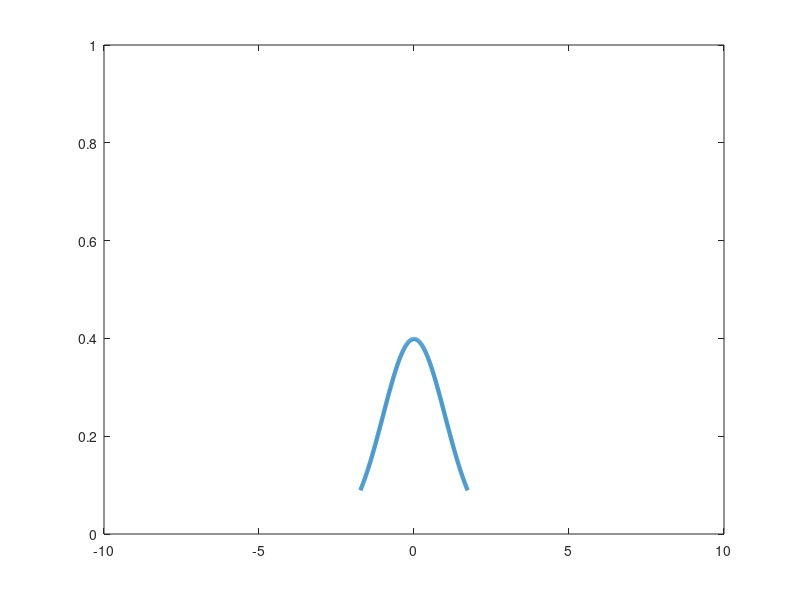

The MATLAB source for this figure: (Note: this script raises an error after producing the figure.)
clear all
close all 

%% plot confidence distribution
clf
x1=[0:1:1000];
z = zscore(x1);
C = normpdf(z,0,1);

plot(z,C,'LineWidth',3)
xlim([-10 10])
ylim([0 1])

set(gcf, 'Position', get(0,'Screensize')); % Maximize figure.

%% plot conditional probability
hold on
Y1=sigmoid(z,1,2)*.5+.5; % agreeing in confidence
Y2=sigmoid(z,1,-2)*.5+.5; % agreeing in uncertainty
Y3=sigmoid(z,1,2)*.5+.5;% accurate agreeing
Y4=sigmoid(z,1,-2)*.5+.5;% accurate agreeing

h1 = line([0 0],[1 0],'LineWidth',2,'LineStyle','--','color','b');

h2 = plot(z,Y1,'LineWidth',3,'color','r')
h3 = plot(z,Y2,'LineWidth',3,'color','b')
h4 = plot(z,Y3,'LineWidth',3,'color','r','LineStyle','--')
h5 = plot(z,Y4,'LineWidth',3,'color','b','LineStyle','--')

set(gca,'FontSize',24)
xlim([-10 10]),xlabel('confidence')
ylim([0 1]),ylabel('p(agree)')

legend([h2 h3 h4 h5], 'high agreement in confidence','high agreement in uncertainty',...
    'low agreement in confidence','low agreement in uncertainty','Location','SouthWest')

